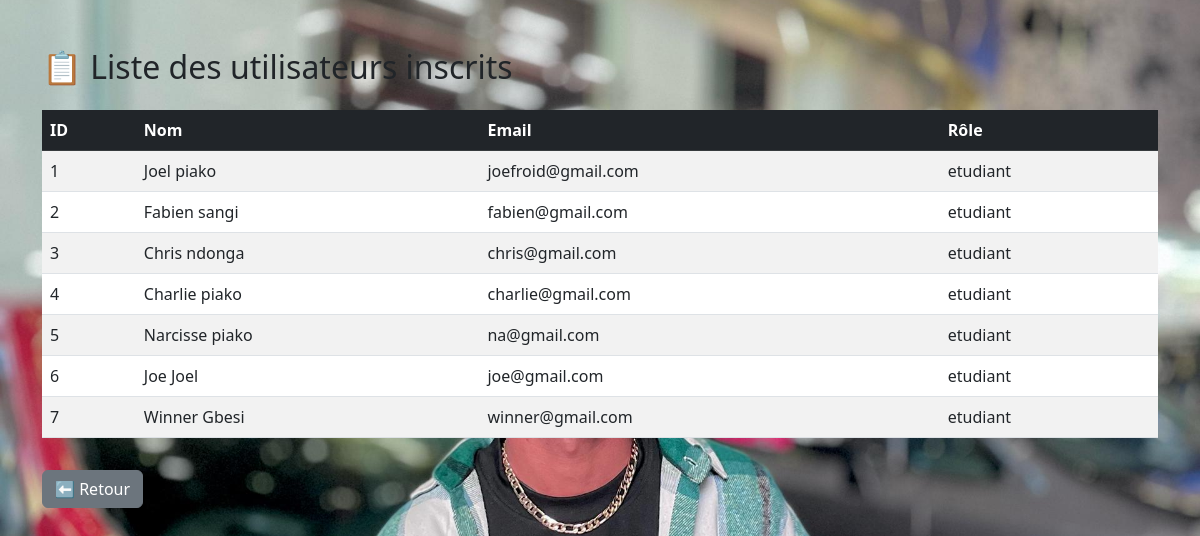
The page /etudiants (signed in) on the database its author committed.
### app.py (models this page shows)
class User(db.Model):
    id = db.Column(db.Integer, primary_key=True)
    nom = db.Column(db.String(100))
    email = db.Column(db.String(100), unique=True)
    password = db.Column(db.String(100))
    role = db.Column(db.String(10), default='etudiant')  # 'admin' ou 'etudiant'

### app.py (the view)
@app.route('/etudiants')
def liste_etudiants():
    if "user_id" not in session:
        return redirect(url_for("logi"))
    etudiants = User.query.all()
    return render_template('liste_etudiants.html', etudiants=etudiants)

### templates/liste_etudiants.html (shortened to what this page needs)
<!DOCTYPE html>
<html lang="fr">
<head>
    <link href="https://cdn.jsdelivr.net/npm/bootstrap@5.3.0/dist/css/bootstrap.min.css" rel="stylesheet">
</head>
<body class="container mt-5">
    <h2 class="mb-4">📋 Liste des utilisateurs inscrits</h2>
    <table class="table table-striped table-hover">
        <thead class="table-dark">
            <tr>
                <th>ID</th>
                <th>Nom</th>
                <th>Email</th>
                <th>Rôle</th>
            </tr>
        </thead>
        <tbody>
            {% for etudiant in etudiants %}
            <tr>
                <td>{{ etudiant.id }}</td>
                <td>{{ etudiant.nom }}</td>
                <td>{{ etudiant.email }}</td>
                <td>{{ etudiant.role }}</td>
        </tr>
            {% endfor %}
        </tbody>
    </table>
    <a href="{{ url_for('menu') }}" class="btn btn-secondary mt-3">⬅ Retour </a>
</body>
</html>

### rows shown on the page
User: id "1", nom "Joel piako", email "joefroid@gmail.com", role "etudiant"
User: id "2", nom "Fabien sangi", email "fabien@gmail.com", role "etudiant"
User: id "3", nom "Chris ndonga", email "chris@gmail.com", role "etudiant"
User: id "4", nom "Charlie piako", email "charlie@gmail.com", role "etudiant"
User: id "5", nom "Narcisse piako", email "na@gmail.com", role "etudiant"
User: id "6", nom "Joe Joel", email "joe@gmail.com", role "etudiant"
User: id "7", nom "Winner Gbesi", email "winner@gmail.com", role "etudiant"
